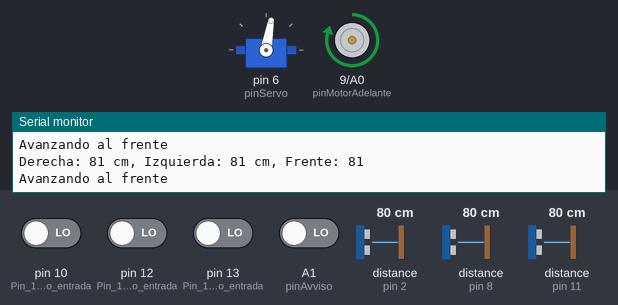
The sketch below on a simulated Arduino Uno, built with avr-gcc and run on an emulated ATmega328P. Parts: servo, motor-driver pin pairs drawn as motors (green arrow = first pin HIGH = forward, orange = second pin HIGH = backward, longer = more drive, scaled by the enable pin), the last lines printed to the serial monitor. The test bench sets the inputs (shaded band); at power-on: A1 (pinAvviso), pin 10 (Pin_10_como_entrada), pin 12 (Pin_12_como_entrada), pin 13 (Pin_13_como_entrada) LOW, distance to the obstacle (sensors on pin 2, pin 8, pin 11) 80 cm. The echo pulse lasts 58.3 µs per cm.

Above: at 1.2 s.
1.3 s: pin 12 (Pin_12_como_entrada) driven HIGH
At 1.9 s:
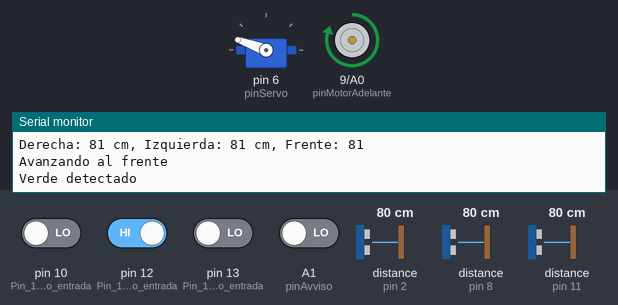
4.3 s: A1 (pinAvviso) driven HIGH
At 5.4 s:
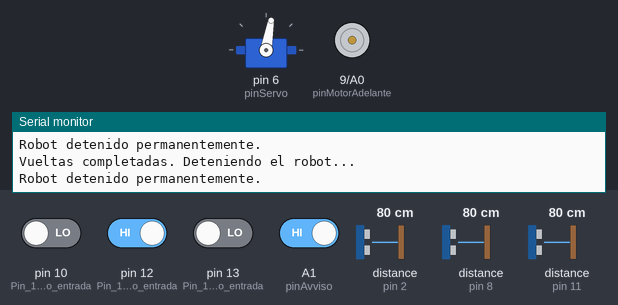
6.4 s: A1 (pinAvviso) driven LOW
Timing chart, 0 to 9.4 s (numbered marks = the images above; inputs shaded):
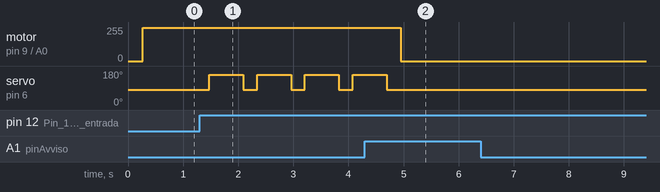

Measured:
- after the input at 1.3 s, servo on pin 6 (pinServo): alternates 160° for 0.62 s and 80° for 0.25 s, starting after 0.17 s
- after the input at 4.3 s, motor on pin 9 (pinMotorAdelante) / A0 (pinMotorAtras): forward 250/255 → stopped after 0.65 s; servo on pin 6 (pinServo): goes on until 4.7 s, then stays 80°

The sketch:

ABIERTOesclavo.ino
```cpp
#include <Servo.h>
#include <NewPing.h>

// Definir pines
const int pinServo = 6;
const int pinMotorAdelante = 9;  // Pin PWM para el motor de avance
const int pinMotorAtras = A0;    // Pin PWM para el motor de retroceso (sin uso en este código)
const int pinEnable = 5;         // Pin para habilitar el puente H (Enable) para controlar la velocidad
const int pinAvviso = A1;        // Pin donde se recibe la señal de vuelta completada (A0)

// Definir ángulos del servo
const int ANGULO_CENTRO = 80;
const int ANGULO_IZQUIERDA = 160;
const int ANGULO_DERECHA = 20;
const int ANGULO_IZQUIERDA_C = 120;
const int ANGULO_DERECHA_C = 60;

// Configuración de los sensores ultrasónicos
const int PIN_TRIGGER_1 = 7;
const int PIN_ECHO_1 = 8;
const int MAX_DISTANCIA_1 = 150;  // Distancia máxima de detección en cm para el primer sensor (izquierda)
NewPing sonar1(PIN_TRIGGER_1, PIN_ECHO_1, MAX_DISTANCIA_1);

const int PIN_TRIGGER_2 = 3;
const int PIN_ECHO_2 = 2;
const int MAX_DISTANCIA_2 = 150;  // Distancia máxima de detección en cm para el segundo sensor (derecha)
NewPing sonar2(PIN_TRIGGER_2, PIN_ECHO_2, MAX_DISTANCIA_2);

const int PIN_TRIGGER_3 = 4;
const int PIN_ECHO_3 = 11;
const int MAX_DISTANCIA_3 = 200;  // Distancia máxima de detección en cm para el sensor de frente
NewPing sonar3(PIN_TRIGGER_3, PIN_ECHO_3, MAX_DISTANCIA_3);

// Rango de distancia de referencia (margen tolerable)
const int DISTANCIA_MIN = 20;  // Distancia mínima aceptable (en cm)
const int DISTANCIA_MAX = 30;  // Distancia máxima aceptable (en cm)

// Velocidad fija para los motores (controlada por el pin enable)
const int VELOCIDAD = 250;  // Ajusta la velocidad aquí (valor entre 0 y 255)

Servo miServo;  // Crear objeto servo

bool detenerRobot = false;  // Variable para determinar si detener el robot

void setup() {
  pinMode(13, INPUT);  // Pin 13 como entrada (rojo)
  pinMode(12, INPUT);  // Pin 12 como entrada (verde)
  pinMode(10, INPUT);  // Pin 10 como entrada (ninguno)
  pinMode(pinAvviso, INPUT);  // Configurar A0 (pinAvviso) como entrada

  // Inicializar el servo
  miServo.attach(pinServo);

  // Configuración de los pines de los motores
  pinMode(pinMotorAdelante, OUTPUT);
  pinMode(pinMotorAtras, OUTPUT);  // No se utiliza en este código
  pinMode(pinEnable, OUTPUT);  // Configurar el pin Enable como salida

  // Inicialización del servo en el centro
  miServo.write(ANGULO_CENTRO);

  // Configuración de la comunicación serial para monitorear la distancia
  Serial.begin(9600);
  Serial.println("Esclavo listo para recibir datos...");
}

void loop() {
  // Comprobar si se recibe la señal del primer Arduino para detener el robot
  int estadoAvviso = digitalRead(pinAvviso);  // Leer el pin A1

  if (estadoAvviso == HIGH) {
    Serial.println("Vueltas completadas. Deteniendo el robot...");
    detenerRobot = true;  // Cambiar el estado para detener el robot
  }

  if (detenerRobot) {
    // Si la variable detenerRobot es true, se detiene todo el funcionamiento del robot
    digitalWrite(pinMotorAdelante, LOW);  // Detener motor
    Serial.println("Robot detenido permanentemente.");
    return;  // Detener el ciclo del loop
  }

  int estadoRojo = digitalRead(13);  // Leer pin 13 (rojo)
  int estadoVerde = digitalRead(12);  // Leer pin 12 (verde)
  int estadoNinguno = digitalRead(10);  // Leer pin 10 (ninguno)

  // Imprimir el color detectado basado en el pin activo
  if (estadoRojo == HIGH) {
    Serial.println("Rojo detectado");
    miServo.write(ANGULO_DERECHA);  // Gira a la derecha
    delay(500);
  }
  else if (estadoVerde == HIGH) {
    Serial.println("Verde detectado");
    miServo.write(ANGULO_IZQUIERDA);  // Gira a la izquierda
    delay(500);
  }
  else if (estadoNinguno == HIGH) {
    Serial.println("No se detecta color");
    miServo.write(ANGULO_CENTRO);  // Mantener en el centro
  }

  delay(100);

  // Obtener las distancias medidas por los tres sensores ultrasónicos
  int distancia1 = sonar1.ping_cm();  // Primer sensor (izquierda)
  int distancia2 = sonar2.ping_cm();  // Segundo sensor (derecha)
  int distancia3 = sonar3.ping_cm();  // Tercer sensor (frente)

  // Imprimir las distancias medidas en el monitor serie
  Serial.print("Derecha: ");
  Serial.print(distancia1);
  Serial.print(" cm, ");
  Serial.print("Izquierda: ");
  Serial.print(distancia2);
  Serial.print(" cm, ");
  Serial.print("Frente: ");
  Serial.println(distancia3);

  // Comprobar las condiciones de los sensores
  if (distancia1 < 25 && distancia1 > 5) {
    // Gira completamente a la izquierda si alguna condición se cumple
    miServo.write(ANGULO_IZQUIERDA_C);
    Serial.println("Giro izquierda");
    delay(250);  // Mantener esta posición un breve tiempo
  }
  else if (distancia2 == 0 && distancia3 < 70 && distancia3 > 1 || distancia2 > distancia1 && distancia3 < 70 && distancia3 > 1 ) {
    // Gira completamente a la derecha si alguna condición se cumple
    miServo.write(ANGULO_IZQUIERDA);
    Serial.println("Giro esquina izquierda");
    delay(1000);
    miServo.write(ANGULO_CENTRO);
    Serial.println("corrigiendo");
    delay(1000);
  }
  else if ( distancia2 < 25 && distancia2 > 5 ) {
    // Gira completamente a la derecha si alguna condición se cumple
    miServo.write(ANGULO_DERECHA_C);
    Serial.println("Giro derecha");
    delay(250);  // Mantener esta posición un breve tiempo
  }
  else if (distancia1 > distancia2 && distancia3 < 70 && distancia3 > 1 || distancia1 == 0 && distancia3 < 70 && distancia3 >1 ) {
    // Gira completamente a la derecha si alguna condición se cumple
    miServo.write(ANGULO_DERECHA);
    Serial.println("Giro esquina derecha");
    delay(1000);
    miServo.write(ANGULO_CENTRO);
    Serial.println("corrigiendo");
    delay(1000);
  }

  else {
    // Si ninguna condición se cumple, el servo se mantiene en el ángulo central
    miServo.write(ANGULO_CENTRO);
    Serial.println("Avanzando al frente");
    delay(150);
  }

  analogWrite(pinEnable, VELOCIDAD);  // Controlar la velocidad con el pin enable

  // Control de la dirección del motor
  digitalWrite(pinMotorAdelante, HIGH);  // Habilitar el motor para avanzar
  digitalWrite(pinMotorAtras, LOW);      // Desactivar el motor de retroceso

  // Agregar un pequeño retraso para estabilizar el robot (ajustable)
  delay(100);
}
```
